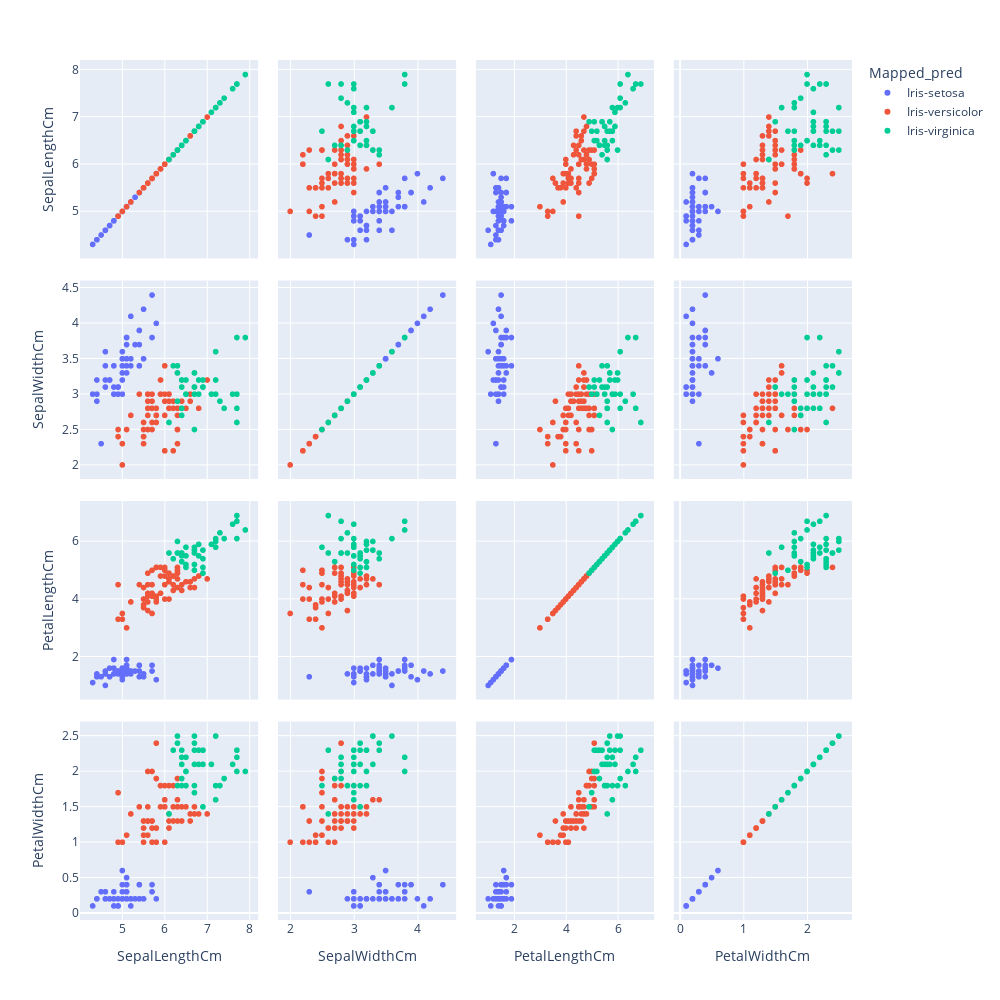

Notebook code for this chart:
### Markdown cell above
### Plotting the predictions

### Code cell
fig=px.scatter_matrix(data,data[cols],color='Mapped_pred')
fig.update_layout(width=1000,height=1000)

### Figure 1 — Plotly figure (JSON) as saved in the notebook; plotly's stock layout.template omitted (floating-point values rounded to 4 significant figures)
{"data": [{"dimensions": [{"axis": {"matches": true}, "label": "SepalLengthCm", "values": [5.1, 4.9, 4.7, 4.6, 5, 5.4, 4.6, 5, 4.4, 4.9, 5.4, 4.8, 4.8, 4.3, 5.8, 5.7, 5.4, 5.1, 5.7, 5.1, 5.4, 5.1, 4.6, 5.1, 4.8, 5, 5, 5.2, 5.2, 4.7, 4.8, 5.4, 5.2, 5.5, 4.9, 5, 5.5, 4.9, 4.4, 5.1, 5, 4.5, 4.4, 5, 5.1, 4.8, 5.1, 4.6, 5.3, 5]}, {"axis": {"matches": true}, "label": "SepalWidthCm", "values": [3.5, 3, 3.2, 3.1, 3.6, 3.9, 3.4, 3.4, 2.9, 3.1, 3.7, 3.4, 3, 3, 4, 4.4, 3.9, 3.5, 3.8, 3.8, 3.4, 3.7, 3.6, 3.3, 3.4, 3, 3.4, 3.5, 3.4, 3.2, 3.1, 3.4, 4.1, 4.2, 3.1, 3.2, 3.5, 3.1, 3, 3.4, 3.5, 2.3, 3.2, 3.5, 3.8, 3, 3.8, 3.2, 3.7, 3.3]}, {"axis": {"matches": true}, "label": "PetalLengthCm", "values": [1.4, 1.4, 1.3, 1.5, 1.4, 1.7, 1.4, 1.5, 1.4, 1.5, 1.5, 1.6, 1.4, 1.1, 1.2, 1.5, 1.3, 1.4, 1.7, 1.5, 1.7, 1.5, 1, 1.7, 1.9, 1.6, 1.6, 1.5, 1.4, 1.6, 1.6, 1.5, 1.5, 1.4, 1.5, 1.2, 1.3, 1.5, 1.3, 1.5, 1.3, 1.3, 1.3, 1.6, 1.9, 1.4, 1.6, 1.4, 1.5, 1.4]}, {"axis": {"matches": true}, "label": "PetalWidthCm", "values": [0.2, 0.2, 0.2, 0.2, 0.2, 0.4, 0.3, 0.2, 0.2, 0.1, 0.2, 0.2, 0.1, 0.1, 0.2, 0.4, 0.4, 0.3, 0.3, 0.3, 0.2, 0.4, 0.2, 0.5, 0.2, 0.2, 0.4, 0.2, 0.2, 0.2, 0.2, 0.4, 0.1, 0.2, 0.1, 0.2, 0.2, 0.1, 0.2, 0.2, 0.3, 0.3, 0.2, 0.6, 0.4, 0.3, 0.2, 0.2, 0.2, 0.2]}], "hovertemplate": "Mapped_pred=Iris-setosa<br>%{xaxis.title.text}=%{x}<br>%{yaxis.title.text}=%{y}<extra></extra>", "legendgroup": "Iris-setosa", "marker": {"color": "#636efa", "symbol": "circle"}, "name": "Iris-setosa", "showlegend": true, "type": "splom"}, {"dimensions": [{"axis": {"matches": true}, "label": "SepalLengthCm", "values": [7, 6.4, 5.5, 6.5, 5.7, 6.3, 4.9, 6.6, 5.2, 5, 5.9, 6, 6.1, 5.6, 6.7, 5.6, 5.8, 6.2, 5.6, 5.9, 6.1, 6.3, 6.1, 6.4, 6.6, 6.8, 6, 5.7, 5.5, 5.5, 5.8, 6, 5.4, 6, 6.7, 6.3, 5.6, 5.5, 5.5, 6.1, 5.8, 5, 5.6, 5.7, 5.7, 6.2, 5.1, 5.7, 5.8, 4.9, 5.7, 5.8, 6, 5.6, 6.3, 6.2, 6.1, 6.3, 6, 5.8, 6.3, 5.9]}, {"axis": {"matches": true}, "label": "SepalWidthCm", "values": [3.2, 3.2, 2.3, 2.8, 2.8, 3.3, 2.4, 2.9, 2.7, 2, 3, 2.2, 2.9, 2.9, 3.1, 3, 2.7, 2.2, 2.5, 3.2, 2.8, 2.5, 2.8, 2.9, 3, 2.8, 2.9, 2.6, 2.4, 2.4, 2.7, 2.7, 3, 3.4, 3.1, 2.3, 3, 2.5, 2.6, 3, 2.6, 2.3, 2.7, 3, 2.9, 2.9, 2.5, 2.8, 2.7, 2.5, 2.5, 2.8, 2.2, 2.8, 2.7, 2.8, 3, 2.8, 3, 2.7, 2.5, 3]}, {"axis": {"matches": true}, "label": "PetalLengthCm", "values": [4.7, 4.5, 4, 4.6, 4.5, 4.7, 3.3, 4.6, 3.9, 3.5, 4.2, 4, 4.7, 3.6, 4.4, 4.5, 4.1, 4.5, 3.9, 4.8, 4, 4.9, 4.7, 4.3, 4.4, 4.8, 4.5, 3.5, 3.8, 3.7, 3.9, 5.1, 4.5, 4.5, 4.7, 4.4, 4.1, 4, 4.4, 4.6, 4, 3.3, 4.2, 4.2, 4.2, 4.3, 3, 4.1, 5.1, 4.5, 5, 5.1, 5, 4.9, 4.9, 4.8, 4.9, 5.1, 4.8, 5.1, 5, 5.1]}, {"axis": {"matches": true}, "label": "PetalWidthCm", "values": [1.4, 1.5, 1.3, 1.5, 1.3, 1.6, 1, 1.3, 1.4, 1, 1.5, 1, 1.4, 1.3, 1.4, 1.5, 1, 1.5, 1.1, 1.8, 1.3, 1.5, 1.2, 1.3, 1.4, 1.4, 1.5, 1, 1.1, 1, 1.2, 1.6, 1.5, 1.6, 1.5, 1.3, 1.3, 1.3, 1.2, 1.4, 1.2, 1, 1.3, 1.2, 1.3, 1.3, 1.1, 1.3, 1.9, 1.7, 2, 2.4, 1.5, 2, 1.8, 1.8, 1.8, 1.5, 1.8, 1.9, 1.9, 1.8]}], "hovertemplate": "Mapped_pred=Iris-versicolor<br>%{xaxis.title.text}=%{x}<br>%{yaxis.title.text}=%{y}<extra></extra>", "legendgroup": "Iris-versicolor", "marker": {"color": "#EF553B", "symbol": "circle"}, "name": "Iris-versicolor", "showlegend": true, "type": "splom"}, {"dimensions": [{"axis": {"matches": true}, "label": "SepalLengthCm", "values": [6.9, 6.7, 6.3, 7.1, 6.3, 6.5, 7.6, 7.3, 6.7, 7.2, 6.5, 6.4, 6.8, 6.4, 6.5, 7.7, 7.7, 6.9, 7.7, 6.7, 7.2, 6.4, 7.2, 7.4, 7.9, 6.4, 6.1, 7.7, 6.3, 6.4, 6.9, 6.7, 6.9, 6.8, 6.7, 6.7, 6.5, 6.2]}, {"axis": {"matches": true}, "label": "SepalWidthCm", "values": [3.1, 3, 3.3, 3, 2.9, 3, 3, 2.9, 2.5, 3.6, 3.2, 2.7, 3, 3.2, 3, 3.8, 2.6, 3.2, 2.8, 3.3, 3.2, 2.8, 3, 2.8, 3.8, 2.8, 2.6, 3, 3.4, 3.1, 3.1, 3.1, 3.1, 3.2, 3.3, 3, 3, 3.4]}, {"axis": {"matches": true}, "label": "PetalLengthCm", "values": [4.9, 5, 6, 5.9, 5.6, 5.8, 6.6, 6.3, 5.8, 6.1, 5.1, 5.3, 5.5, 5.3, 5.5, 6.7, 6.9, 5.7, 6.7, 5.7, 6, 5.6, 5.8, 6.1, 6.4, 5.6, 5.6, 6.1, 5.6, 5.5, 5.4, 5.6, 5.1, 5.9, 5.7, 5.2, 5.2, 5.4]}, {"axis": {"matches": true}, "label": "PetalWidthCm", "values": [1.5, 1.7, 2.5, 2.1, 1.8, 2.2, 2.1, 1.8, 1.8, 2.5, 2, 1.9, 2.1, 2.3, 1.8, 2.2, 2.3, 2.3, 2, 2.1, 1.8, 2.1, 1.6, 1.9, 2, 2.2, 1.4, 2.3, 2.4, 1.8, 2.1, 2.4, 2.3, 2.3, 2.5, 2.3, 2, 2.3]}], "hovertemplate": "Mapped_pred=Iris-virginica<br>%{xaxis.title.text}=%{x}<br>%{yaxis.title.text}=%{y}<extra></extra>", "legendgroup": "Iris-virginica", "marker": {"color": "#00cc96", "symbol": "circle"}, "name": "Iris-virginica", "showlegend": true, "type": "splom"}], "layout": {"dragmode": "select", "height": 1000, "legend": {"title": {"text": "Mapped_pred"}, "tracegroupgap": 0}, "margin": {"t": 60}, "width": 1000}}
